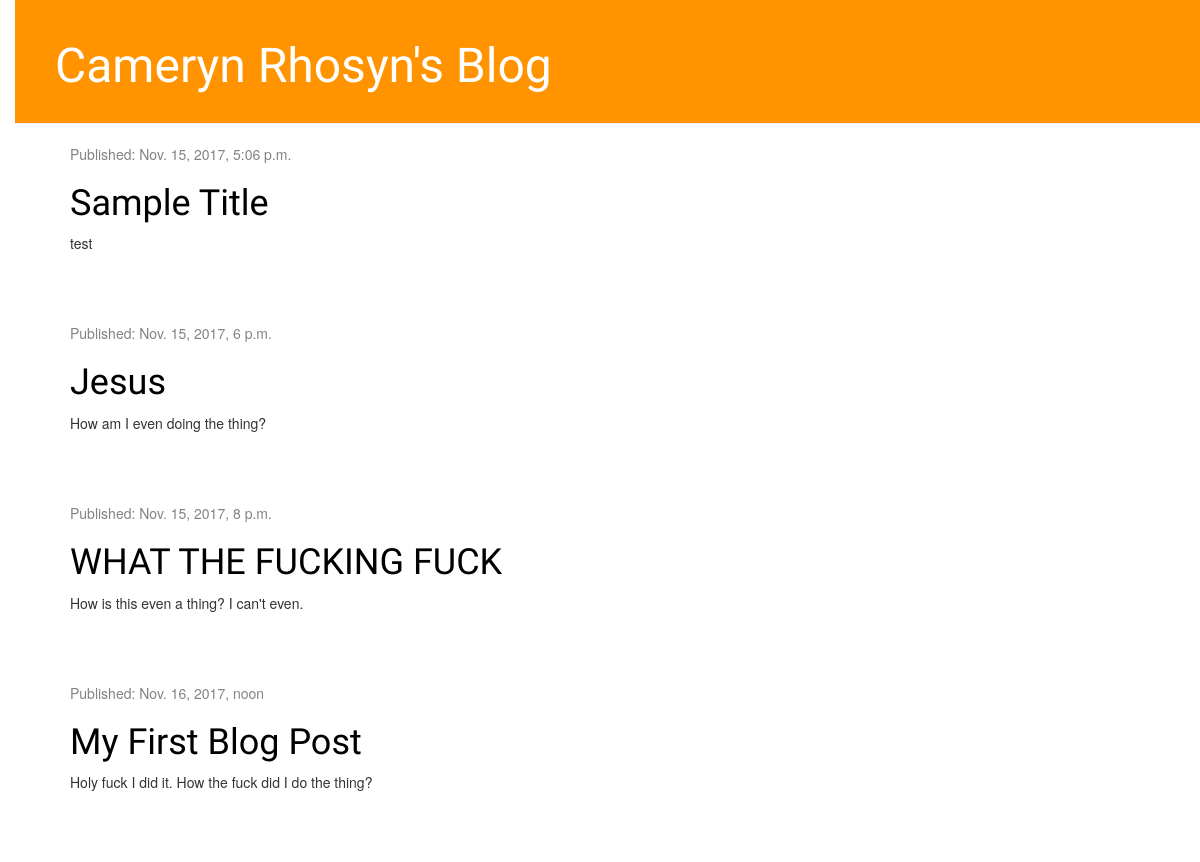
Before: / with the older database file.
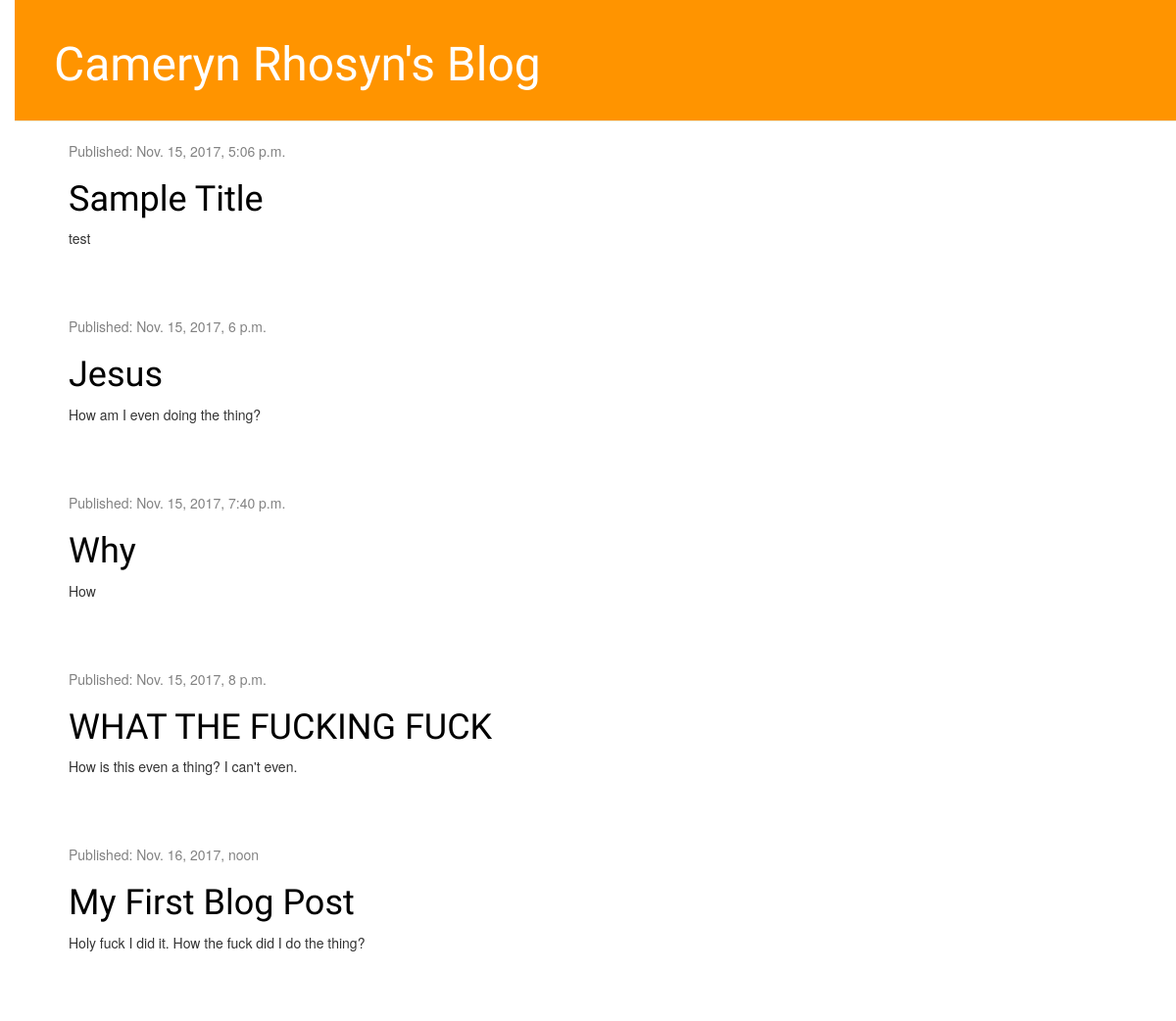
After: the same page with the newer database file.
### blog/models.py (models this page shows, shortened)
class Post(models.Model):
    author = models.ForeignKey('auth.User')
    title = models.CharField(max_length=200)
    text = models.TextField()
    created_date = models.DateTimeField(default=timezone.now)
    published_date = models.DateTimeField(blank=True, null=True)

### blog/views.py (the view)
def post_list(request):
    posts = Post.objects.filter(published_date__lte=timezone.now()).order_by('published_date')
    return render(request, 'blog/post_list.html', {'posts': posts})

### blog/templates/blog/post_list.html
{% extends 'blog/base.html' %}
{% block content %}
  {% for post in posts %}
      <div class="post">
          <div class="date">
              <p>Published: {{ post.published_date }}</p>
          </div>
          <h1><a href="{% url 'post_detail' pk=post.pk %}">{{ post.title }}</a></h1>
          <p>{{ post.text|linebreaksbr }}</p>
      </div>
  {% endfor %}
{% endblock %}

Changed rows visible on the page:
added Post: published_date "Nov. 15, 2017, 7:40 p.m.", title "Why", text "How"
